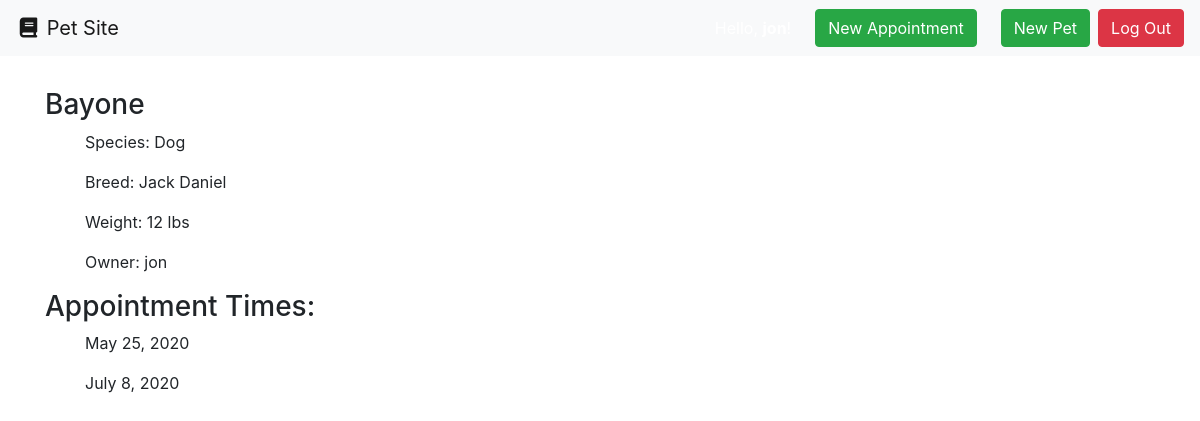
Page /pet/1 (signed in) on the committed database.
### pets/models.py (models this page shows, shortened)
class Pet(models.Model):
    pet_name = models.CharField(max_length=50)
    species = models.CharField(max_length=50)
    breed = models.CharField(max_length=50)
    weight_in_pounds = models.IntegerField(null=True)
    Owner = models.ForeignKey(
        settings.AUTH_USER_MODEL,
        on_delete=models.CASCADE,
    )

class Appointment(models.Model):
    date_of_appointment = models.DateField(blank=True, null=True)
    duration_minutes = models.IntegerField(null=True)
    special_instructions = models.CharField(max_length=100)
    pet = models.ForeignKey(Pet, on_delete=models.CASCADE)

### pets/views.py (the view)
# urls.py: path('pet/<int:pet_id>', views.pet, name="pet"),
def pet(request, pet_id):
    context = {
    'pet': Pet.objects.get(id=pet_id),
    'appointments' : Appointment.objects.filter(pet=pet_id).order_by('date_of_appointment')
    }
    return render(request, 'pet.html', context)

### pets/templates/pet.html
{% extends "base.html" %}
{% block content %}
{% if request.user.is_authenticated %}
    <h3>{{pet.pet_name}}</h3>
    <ul>
        <p>Species: {{pet.species}}</p>
        <p>Breed: {{pet.breed}}</p>
        <p>Weight: {{pet.weight_in_pounds}} lbs</p>
        <p>Owner: {{pet.Owner}}</p>
    </ul>
    <h3>Appointment Times: </h3>
    {% for appointment in appointments %}
        <ul>
            <p>{{appointment.date_of_appointment}}</p>
        </ul>
    {% endfor %}
 {% else %}
Please log in to view the rest of the pet site.
 {% endif %}
{% endblock %}

### rows in the picture
Pet: pet_name "Bayone", species "Dog", breed "Jack Daniel", weight_in_pounds "12", Owner "jon"
Appointment: date_of_appointment "May 25, 2020"
Appointment: date_of_appointment "July 8, 2020"
